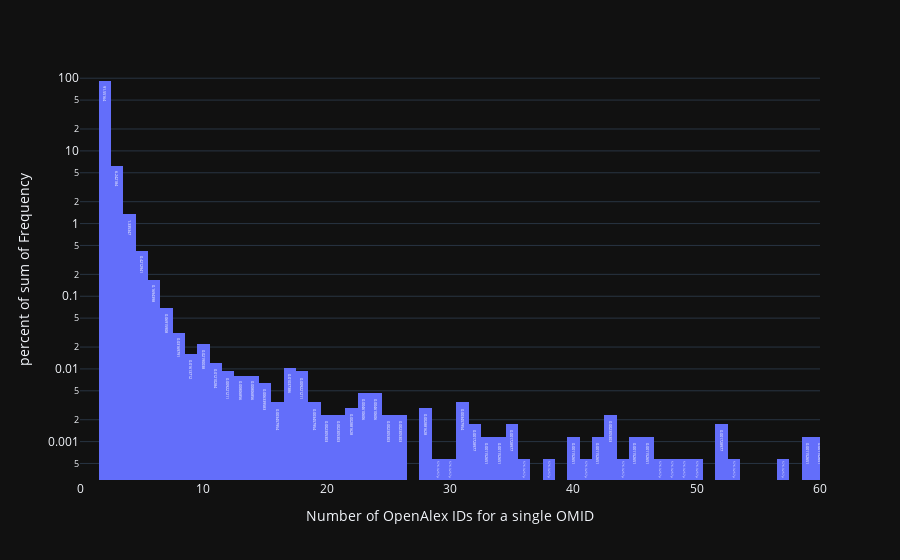

This figure's notebook cell:
### Code cell
fig = px.histogram(
    hist_data_df,
    x='oaid_count',
    y='frequency', 
    range_x=[0, 60], 
    nbins=2000, 
    log_y=True, 
    histfunc='sum', 
    text_auto=True, 
    histnorm='percent',
    labels={'oaid_count': 'Number of OpenAlex IDs for a single OMID', 'frequency': 'Frequency'},
) #nbins=2000,  histfunc='sum', text_auto=True
fig.show()
fig.write_html('graphs/mm_histogram_reduced.html')

# csp.plot(fig, filename='mm_histogram_reduced', auto_open=False, sharing='public', fileopt='new')#, fileopt='new')

### Figure 1 — Plotly figure (JSON) as saved in the notebook; plotly's stock layout.template omitted (floating-point values rounded to 4 significant figures; data arrays with more than 128 entries replaced by an {"elided": "..."} marker saying what was removed)
{"data": [{"alignmentgroup": "True", "bingroup": "x", "histfunc": "sum", "histnorm": "percent", "hovertemplate": "Number of OpenAlex IDs for a single OMID=%{x}<br>percent of sum of Frequency=%{y}<extra></extra>", "legendgroup": "", "marker": {"color": "#636efa", "pattern": {"shape": ""}}, "name": "", "nbinsx": 2000, "offsetgroup": "", "orientation": "v", "showlegend": false, "texttemplate": "%{value}", "x": {"elided": "178 int values"}, "xaxis": "x", "y": {"elided": "178 int values"}, "yaxis": "y", "type": "histogram"}], "layout": {"xaxis": {"anchor": "y", "domain": [0.0, 1.0], "title": {"text": "Number of OpenAlex IDs for a single OMID"}, "range": [0, 60]}, "yaxis": {"anchor": "x", "domain": [0.0, 1.0], "title": {"text": "percent of sum of Frequency"}, "type": "log"}, "legend": {"tracegroupgap": 0}, "margin": {"t": 60}, "barmode": "relative"}}
